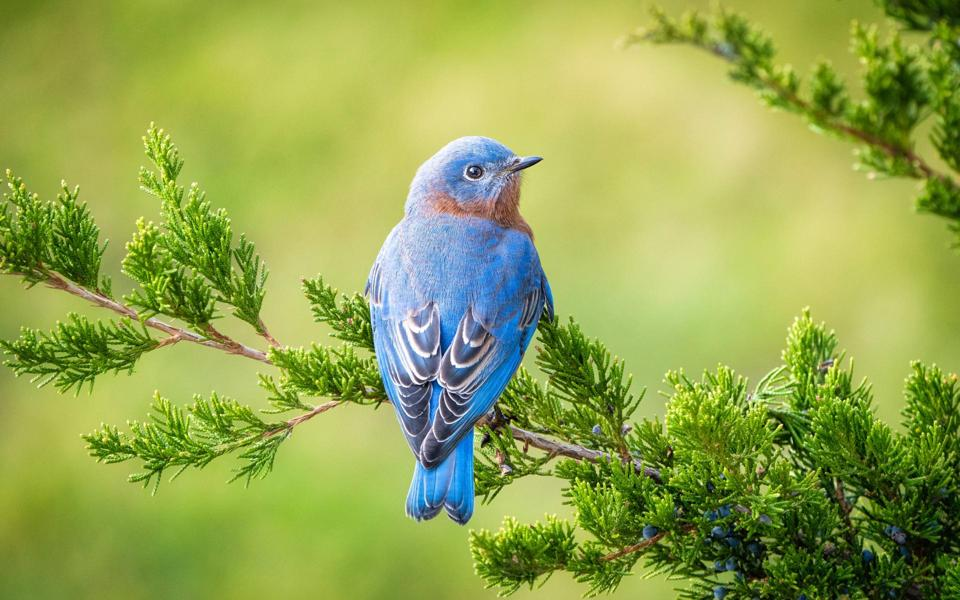
#> input picture bird.jfif, 960 x 600 px, found by its file name
$ python Bird.py
#> lines starting #> are read from the running program, lines starting #| are printed output that depends on the picture
import matplotlib.pyplot as plt
from PIL import Image
import numpy as np

img = Image.open("/home3/weiwb/code/Multi-Channel-Model-master/bird.jfif")
#> img is the input picture: PIL image 960x600 RGB; mean R, G, B 147.2, 165.6, 79.7
s = np.array(img.convert('L'))
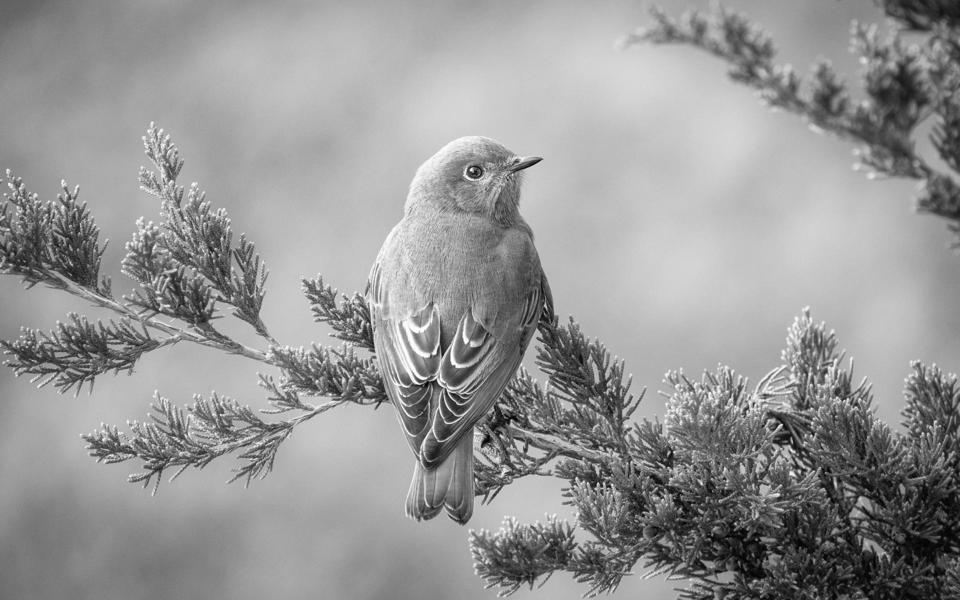
#> s: shape (600, 960); min 0, max 255, mean 150.3


def seed_torch(seed=123):
#> (the run stopped early here; a loop or call above may not have finished)
